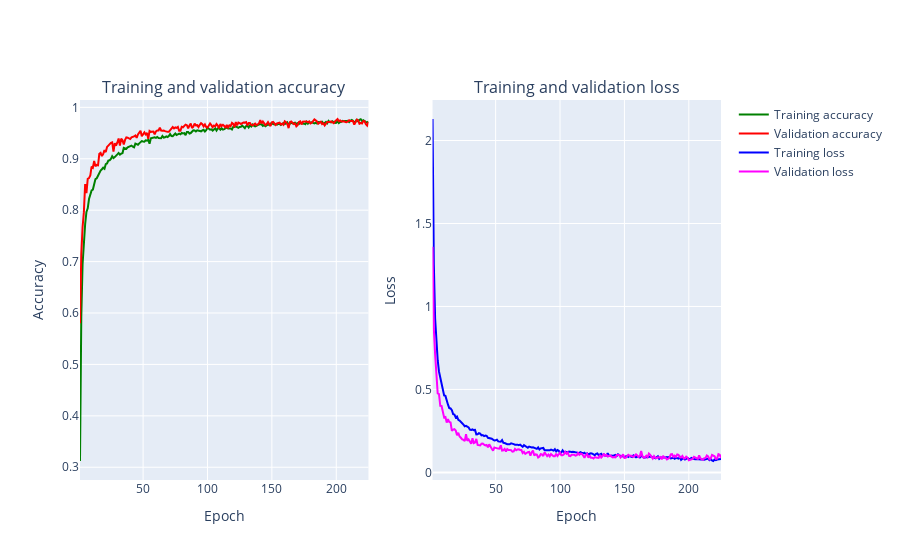

This figure's notebook cell:
### Markdown cell above
Now let's plot the training and validation accuracy curves, as well as the loss curves.

### Code cell
def create_trace(x,y,ylabel,color):
        trace = go.Scatter(
            x = x,y = y,
            name=ylabel,
            marker=dict(color=color),
            mode = "lines",
            text=x
        )
        return trace
    
def plot_accuracy_and_loss(history):
    acc = history.history['accuracy']
    val_acc = history.history['val_accuracy']
    loss = history.history['loss']
    val_loss = history.history['val_loss']
    epochs = list(range(1,len(acc)+1))
    #define the traces
    trace_ta = create_trace(epochs,acc,"Training accuracy", "Green")
    trace_va = create_trace(epochs,val_acc,"Validation accuracy", "Red")
    trace_tl = create_trace(epochs,loss,"Training loss", "Blue")
    trace_vl = create_trace(epochs,val_loss,"Validation loss", "Magenta")
    fig = plotly.subplots.make_subplots(rows=1,cols=2, subplot_titles=('Training and validation accuracy',
                                                             'Training and validation loss'))
    #add traces to the figure
    fig.append_trace(trace_ta,1,1)
    fig.append_trace(trace_va,1,1)
    fig.append_trace(trace_tl,1,2)
    fig.append_trace(trace_vl,1,2)
    #set the layout for the figure
    fig['layout']['xaxis'].update(title = 'Epoch')
    fig['layout']['xaxis2'].update(title = 'Epoch')
    fig['layout']['yaxis'].update(title = 'Accuracy')
    fig['layout']['yaxis2'].update(title = 'Loss')
    #plot
    iplot(fig, filename='accuracy-loss')
    fig.update_layout(autosize=False,width=1150,height=500) # Remove this line to display the interactive chart only
    fig.show("svg") # Remove/comment this line to display the interactive chart only
    
# Plot the accuracy and loss curves
plot_accuracy_and_loss(history)

### Figure 1 — Plotly figure (JSON) as saved in the notebook; plotly's stock layout.template omitted (floating-point values rounded to 4 significant figures; data arrays with more than 128 entries replaced by an {"elided": "..."} marker saying what was removed)
{"data": [{"marker": {"color": "Green"}, "mode": "lines", "name": "Training accuracy", "text": {"elided": "225 str values"}, "type": "scatter", "x": {"elided": "225 int values"}, "xaxis": "x", "y": {"elided": "225 float values"}, "yaxis": "y"}, {"marker": {"color": "Red"}, "mode": "lines", "name": "Validation accuracy", "text": {"elided": "225 str values"}, "type": "scatter", "x": {"elided": "225 int values"}, "xaxis": "x", "y": {"elided": "225 float values"}, "yaxis": "y"}, {"marker": {"color": "Blue"}, "mode": "lines", "name": "Training loss", "text": {"elided": "225 str values"}, "type": "scatter", "x": {"elided": "225 int values"}, "xaxis": "x2", "y": {"elided": "225 float values"}, "yaxis": "y2"}, {"marker": {"color": "Magenta"}, "mode": "lines", "name": "Validation loss", "text": {"elided": "225 str values"}, "type": "scatter", "x": {"elided": "225 int values"}, "xaxis": "x2", "y": {"elided": "225 float values"}, "yaxis": "y2"}], "layout": {"annotations": [{"font": {"size": 16}, "showarrow": false, "text": "Training and validation accuracy", "x": 0.225, "xanchor": "center", "xref": "paper", "y": 1, "yanchor": "bottom", "yref": "paper"}, {"font": {"size": 16}, "showarrow": false, "text": "Training and validation loss", "x": 0.775, "xanchor": "center", "xref": "paper", "y": 1, "yanchor": "bottom", "yref": "paper"}], "xaxis": {"anchor": "y", "domain": [0, 0.45], "title": {"text": "Epoch"}}, "xaxis2": {"anchor": "y2", "domain": [0.55, 1], "title": {"text": "Epoch"}}, "yaxis": {"anchor": "x", "domain": [0, 1], "title": {"text": "Accuracy"}}, "yaxis2": {"anchor": "x2", "domain": [0, 1], "title": {"text": "Loss"}}}}
